Frame 1 (no input): blank canvas, image omitted
Frame 60 (the mouse pressed at the canvas centre just before this capture): blank canvas, image omitted
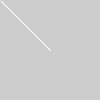
Frame 120 (the mouse held since frame 60 and released just before this capture)

The Processing sketch whose frames 1 and 60 were blank and that drew this single picture after the mouse press (run headless with seeded random() and noise(); from frame 60 on, the mouse is pressed at the canvas centre):

// Processing sketch: Ex_04
// ── Ex_04.pde
void setup() {
  size(100, 100);
}

void draw() {  
  if (mousePressed == true) {  // If mouse is pressed,       
    stroke(255);               // set the stroke to white
  } else {                     // Otherwise,
    stroke(0);                 // set to black
  }
  line(mouseX, mouseY, pmouseX, pmouseY);
}
